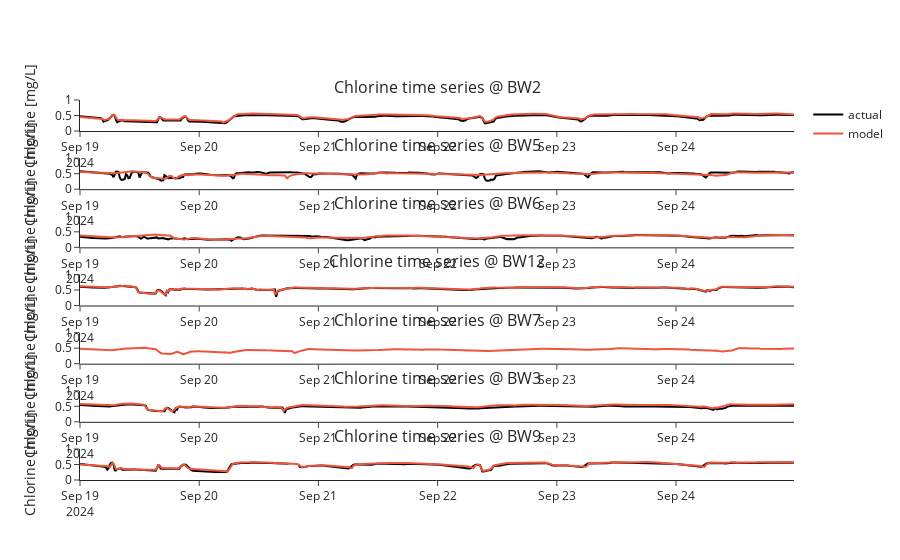

Notebook code cell kept with this figure:
### Markdown cell above
Time series plots.

### Code cell
bwfl_ids = [bwfl_id for bwfl_id in cl_df['bwfl_id'].unique() if bwfl_id not in ['BW1', 'BW4']]
subplot_titles = [f"Chlorine time series @ {bwfl_id}" for bwfl_id in bwfl_ids]
fig = make_subplots(rows=len(bwfl_ids), cols=1, subplot_titles=subplot_titles)

y_max = 1.0

for idx, bwfl_id in enumerate(bwfl_ids): 
    data = cl_df[(cl_df['bwfl_id'] == bwfl_id)]
    sim = cl_sim_sensor[bwfl_id].values
    show_legend = (idx == 0)

    # sensor data
    fig.add_trace(
        go.Scatter(
            x=data['datetime'][96:],
            y=data['mean'][96:],
            mode='lines',
            name='actual',
            line=dict(color='black'),
            showlegend=show_legend
        ),
        row=idx + 1, col=1
    )
    
    # simulated data
    fig.add_trace(
        go.Scatter(
            x=data['datetime'][96:],
            y=sim[96:],
            mode='lines',
            name='model',
            line=dict(color=default_colors[1]),
            showlegend=show_legend
        ),
        row=idx + 1, col=1
    )
    fig.update_yaxes(title_text="Chlorine [mg/L]", rangemode="tozero", range=[0, y_max], row=idx + 1, col=1)

fig.update_layout(
    height=450 * len(bwfl_ids),
    template='simple_white',
    legend_title_text='',
)

fig.show()

### Figure 1 — Plotly figure (JSON) as saved in the notebook; plotly's stock layout.template omitted (floating-point values rounded to 4 significant figures; data arrays with more than 128 entries replaced by an {"elided": "..."} marker saying what was removed)
{"data": [{"line": {"color": "black"}, "mode": "lines", "name": "actual", "showlegend": true, "type": "scatter", "x": {"elided": "576 str values"}, "xaxis": "x", "y": {"elided": "576 float values"}, "yaxis": "y"}, {"line": {"color": "#EF553B"}, "mode": "lines", "name": "model", "showlegend": true, "type": "scatter", "x": {"elided": "576 str values"}, "xaxis": "x", "y": {"elided": "576 float values"}, "yaxis": "y"}, {"line": {"color": "black"}, "mode": "lines", "name": "actual", "showlegend": false, "type": "scatter", "x": {"elided": "576 str values"}, "xaxis": "x2", "y": {"elided": "576 float values"}, "yaxis": "y2"}, {"line": {"color": "#EF553B"}, "mode": "lines", "name": "model", "showlegend": false, "type": "scatter", "x": {"elided": "576 str values"}, "xaxis": "x2", "y": {"elided": "576 float values"}, "yaxis": "y2"}, {"line": {"color": "black"}, "mode": "lines", "name": "actual", "showlegend": false, "type": "scatter", "x": {"elided": "576 str values"}, "xaxis": "x3", "y": {"elided": "576 float values"}, "yaxis": "y3"}, {"line": {"color": "#EF553B"}, "mode": "lines", "name": "model", "showlegend": false, "type": "scatter", "x": {"elided": "576 str values"}, "xaxis": "x3", "y": {"elided": "576 float values"}, "yaxis": "y3"}, {"line": {"color": "black"}, "mode": "lines", "name": "actual", "showlegend": false, "type": "scatter", "x": {"elided": "576 str values"}, "xaxis": "x4", "y": {"elided": "576 float values"}, "yaxis": "y4"}, {"line": {"color": "#EF553B"}, "mode": "lines", "name": "model", "showlegend": false, "type": "scatter", "x": {"elided": "576 str values"}, "xaxis": "x4", "y": {"elided": "576 float values"}, "yaxis": "y4"}, {"line": {"color": "black"}, "mode": "lines", "name": "actual", "showlegend": false, "type": "scatter", "x": {"elided": "576 str values"}, "xaxis": "x5", "y": {"elided": "576 null values"}, "yaxis": "y5"}, {"line": {"color": "#EF553B"}, "mode": "lines", "name": "model", "showlegend": false, "type": "scatter", "x": {"elided": "576 str values"}, "xaxis": "x5", "y": {"elided": "576 float values"}, "yaxis": "y5"}, {"line": {"color": "black"}, "mode": "lines", "name": "actual", "showlegend": false, "type": "scatter", "x": {"elided": "576 str values"}, "xaxis": "x6", "y": {"elided": "576 float values"}, "yaxis": "y6"}, {"line": {"color": "#EF553B"}, "mode": "lines", "name": "model", "showlegend": false, "type": "scatter", "x": {"elided": "576 str values"}, "xaxis": "x6", "y": {"elided": "576 float values"}, "yaxis": "y6"}, {"line": {"color": "black"}, "mode": "lines", "name": "actual", "showlegend": false, "type": "scatter", "x": {"elided": "576 str values"}, "xaxis": "x7", "y": {"elided": "576 float values"}, "yaxis": "y7"}, {"line": {"color": "#EF553B"}, "mode": "lines", "name": "model", "showlegend": false, "type": "scatter", "x": {"elided": "576 str values"}, "xaxis": "x7", "y": {"elided": "576 float values"}, "yaxis": "y7"}], "layout": {"annotations": [{"font": {"size": 16}, "showarrow": false, "text": "Chlorine time series @ BW2", "x": 0.5, "xanchor": "center", "xref": "paper", "y": 1.0, "yanchor": "bottom", "yref": "paper"}, {"font": {"size": 16}, "showarrow": false, "text": "Chlorine time series @ BW5", "x": 0.5, "xanchor": "center", "xref": "paper", "y": 0.8469, "yanchor": "bottom", "yref": "paper"}, {"font": {"size": 16}, "showarrow": false, "text": "Chlorine time series @ BW6", "x": 0.5, "xanchor": "center", "xref": "paper", "y": 0.6939, "yanchor": "bottom", "yref": "paper"}, {"font": {"size": 16}, "showarrow": false, "text": "Chlorine time series @ BW12", "x": 0.5, "xanchor": "center", "xref": "paper", "y": 0.5408, "yanchor": "bottom", "yref": "paper"}, {"font": {"size": 16}, "showarrow": false, "text": "Chlorine time series @ BW7", "x": 0.5, "xanchor": "center", "xref": "paper", "y": 0.3878, "yanchor": "bottom", "yref": "paper"}, {"font": {"size": 16}, "showarrow": false, "text": "Chlorine time series @ BW3", "x": 0.5, "xanchor": "center", "xref": "paper", "y": 0.2347, "yanchor": "bottom", "yref": "paper"}, {"font": {"size": 16}, "showarrow": false, "text": "Chlorine time series @ BW9", "x": 0.5, "xanchor": "center", "xref": "paper", "y": 0.08163, "yanchor": "bottom", "yref": "paper"}], "autosize": true, "legend": {"title": {"text": ""}}, "xaxis": {"anchor": "y", "autorange": true, "domain": [0, 1], "range": ["2024-09-19", "2024-09-24 23:45"], "type": "date"}, "xaxis2": {"anchor": "y2", "autorange": true, "domain": [0, 1], "range": ["2024-09-19", "2024-09-24 23:45"], "type": "date"}, "xaxis3": {"anchor": "y3", "autorange": true, "domain": [0, 1], "range": ["2024-09-19", "2024-09-24 23:45"], "type": "date"}, "xaxis4": {"anchor": "y4", "autorange": true, "domain": [0, 1], "range": ["2024-09-19", "2024-09-24 23:45"], "type": "date"}, "xaxis5": {"anchor": "y5", "autorange": true, "domain": [0, 1], "range": ["2024-09-19", "2024-09-24 23:45"], "type": "date"}, "xaxis6": {"anchor": "y6", "autorange": true, "domain": [0, 1], "range": ["2024-09-19", "2024-09-24 23:45"], "type": "date"}, "xaxis7": {"anchor": "y7", "autorange": true, "domain": [0, 1], "range": ["2024-09-19", "2024-09-24 23:45"], "type": "date"}, "yaxis": {"anchor": "x", "domain": [0.9184, 1.0], "range": [0, 1], "rangemode": "tozero", "title": {"text": "Chlorine [mg/L]"}, "type": "linear"}, "yaxis2": {"anchor": "x2", "domain": [0.7653, 0.8469], "range": [0, 1], "rangemode": "tozero", "title": {"text": "Chlorine [mg/L]"}, "type": "linear"}, "yaxis3": {"anchor": "x3", "domain": [0.6122, 0.6939], "range": [0, 1], "rangemode": "tozero", "title": {"text": "Chlorine [mg/L]"}, "type": "linear"}, "yaxis4": {"anchor": "x4", "domain": [0.4592, 0.5408], "range": [0, 1], "rangemode": "tozero", "title": {"text": "Chlorine [mg/L]"}, "type": "linear"}, "yaxis5": {"anchor": "x5", "domain": [0.3061, 0.3878], "range": [0, 1], "rangemode": "tozero", "title": {"text": "Chlorine [mg/L]"}}, "yaxis6": {"anchor": "x6", "domain": [0.1531, 0.2347], "range": [0, 1], "rangemode": "tozero", "title": {"text": "Chlorine [mg/L]"}, "type": "linear"}, "yaxis7": {"anchor": "x7", "domain": [0, 0.08163], "range": [0, 1], "rangemode": "tozero", "title": {"text": "Chlorine [mg/L]"}, "type": "linear"}}}
